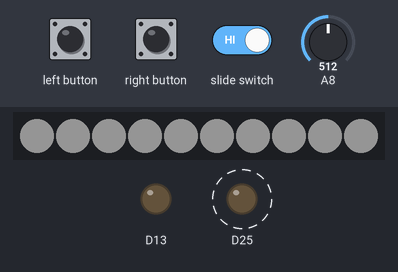
Bench run of a sketch on a simulated Adafruit Circuit Playground Express. Shown: 10 RGB LEDs in strip order, left to right, output pins drawn as LEDs (lit = HIGH). Dashed ring = blinking. Inputs (shaded band) come from the test bench; at power-on: A8 = 512. Dim RGB values are drawn brighter than linear.

Above: at 1.3 s.
1.4 s: slide switch set LOW
At 2.5 s:
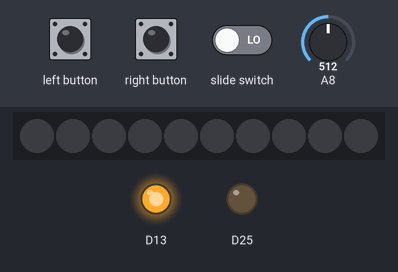
3.0 s: right button pressed for 0.3 s
At 4.1 s:
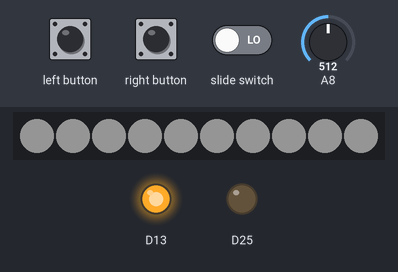
4.8 s: slide switch set HIGH
At 4.9 s:
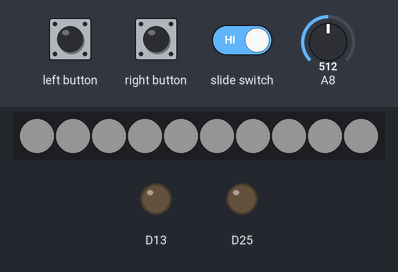
7.5 s: A8 set to 945
9.0 s: A8 set to 975
At 9.21 s:
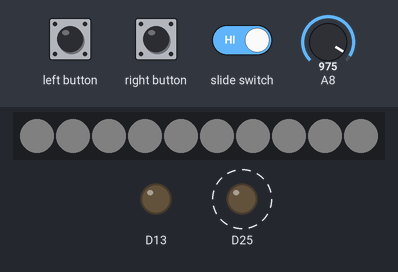
Timing chart, 0 to 11.6 s (numbered marks = the images above; inputs shaded):
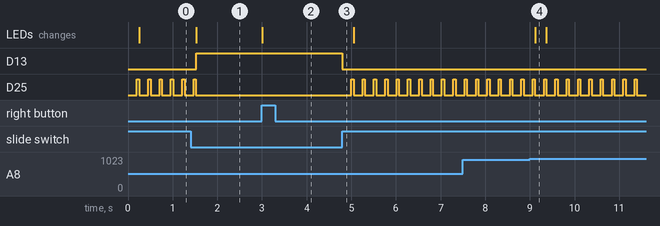

The sketch:

NeoPixelProximityWithClass.ino
```cpp
#include <Adafruit_CircuitPlayground.h>
#include <Proximity.h>

#if !defined(ARDUINO_SAMD_CIRCUITPLAYGROUND_EXPRESS)
#error "Infrared support is only for the Circuit Playground Express, it doesn't work with other boards."
#endif
Proximity prox;
void setup() {
  //Setup everything
  CircuitPlayground.begin();
  //Change this number for your sensitivity, make higher if you can't get NeoPixels to turn off, make lower if you can't get it to turn NeoPixels on.
  prox.begin(80);
  Serial.begin(19200);
}
void on() {
  //Turn all NeoPixels on
  CircuitPlayground.setPixelColor(0, 255, 255, 255);
  CircuitPlayground.setPixelColor(1, 255, 255, 255);
  CircuitPlayground.setPixelColor(2, 255, 255, 255);
  CircuitPlayground.setPixelColor(3, 255, 255, 255);
  CircuitPlayground.setPixelColor(4, 255, 255, 255);
  CircuitPlayground.setPixelColor(5, 255, 255, 255);
  CircuitPlayground.setPixelColor(6, 255, 255, 255);
  CircuitPlayground.setPixelColor(7, 255, 255, 255);
  CircuitPlayground.setPixelColor(8, 255, 255, 255);
  CircuitPlayground.setPixelColor(9, 255, 255, 255);
}
void off() {
  //Turn all NeoPixels off
  CircuitPlayground.setPixelColor(0, 0, 0, 0);
  CircuitPlayground.setPixelColor(1, 0, 0, 0);
  CircuitPlayground.setPixelColor(2, 0, 0, 0);
  CircuitPlayground.setPixelColor(3, 0, 0, 0);
  CircuitPlayground.setPixelColor(4, 0, 0, 0);
  CircuitPlayground.setPixelColor(5, 0, 0, 0);
  CircuitPlayground.setPixelColor(6, 0, 0, 0);
  CircuitPlayground.setPixelColor(7, 0, 0, 0);
  CircuitPlayground.setPixelColor(8, 0, 0, 0);
  CircuitPlayground.setPixelColor(9, 0, 0, 0);
}
void gray(int val) {
  //Turn all NeoPixels to a percent of white
  CircuitPlayground.setPixelColor(0, val, val, val);
  CircuitPlayground.setPixelColor(1, val, val, val);
  CircuitPlayground.setPixelColor(2, val, val, val);
  CircuitPlayground.setPixelColor(3, val, val, val);
  CircuitPlayground.setPixelColor(4, val, val, val);
  CircuitPlayground.setPixelColor(5, val, val, val);
  CircuitPlayground.setPixelColor(6, val, val, val);
  CircuitPlayground.setPixelColor(7, val, val, val);
  CircuitPlayground.setPixelColor(8, val, val, val);
  CircuitPlayground.setPixelColor(9, val, val, val);
}
void mid() {
  //Turn all NeoPixels to gray
  gray(64);
}
bool prev;
bool isOn;
long lastActivation;
void loop() {
  if (CircuitPlayground.slideSwitch()) {
    //Run if mode is proximity
    //Turn off LED to show proximity mode
    digitalWrite(13, LOW);
    //Check proximity
    if (prox.close()) {
      //Close to object
      if (!prev) {
        //Close to object but not when ran last loop
        mid();
        prev = true;
        lastActivation = millis();
      } else {
        //Close to object in last loop and this loop
        on();
        prev = true;
        lastActivation = millis();
      }
    } else {
      //Not close to object
      if (millis() - lastActivation < 10000 && millis() - lastActivation > 9700) {
        //Been close to object in 9700-10000 milliseconds
        mid();
        prev = false;
      } else if (millis() - lastActivation > 10000) {
        //Haven't been close to object within 10 seconds
        off();
        prev = false;
      } else {
        //Fix bug for when you only activate the IR sense in 1 loop so the NeoPixels are at mid bright for the time
        on();
      }
    }
  } else {
    //Manual mode, so show LED and push back lastActivation
    lastActivation = -50000;
    digitalWrite(13, HIGH);
    if (CircuitPlayground.rightButton()) {
      //On button is pressed
      isOn = true;
    } else if (CircuitPlayground.leftButton()) {
      //Off button is pressed and on button isn't pressed
      isOn = false;
    }
    //Manage NeoPixels
    if (isOn) {
      on();
    } else {
      off();
    }
  }
}
```

Proximity.h
```cpp
#ifndef Proximity_h
#define Proximity_h

#include "Arduino.h"

class Proximity
{
public:
Proximity();
bool close();
int lastDist();
void begin(int threshold = 80);
void setThreshold(int threshold);
int getThreshold();
private:
int _threshold;
int IR;
};
#endif
```

Measured:
- the behaviour switches between 962 and 963 on A8 (found by bisection; images 3 and 4)
- after the input at 1.4 s, D13: LOW → HIGH after 0.12 s; D25: goes on until 1.5 s, then stays LOW; the LEDs: change after 0.13 s (image 1)
- after the input at 3.0 s, the LEDs: change at once (image 2)
- after the input at 4.8 s, D13: HIGH → LOW at once; D25: alternates HIGH for 0.05 s and LOW for 0.20 s, starting after 0.20 s
- after the input at 9.0 s, the LEDs: change after 0.12 s (image 4)
- by itself, D25: alternates HIGH for 0.05 s and LOW for 0.20 s
